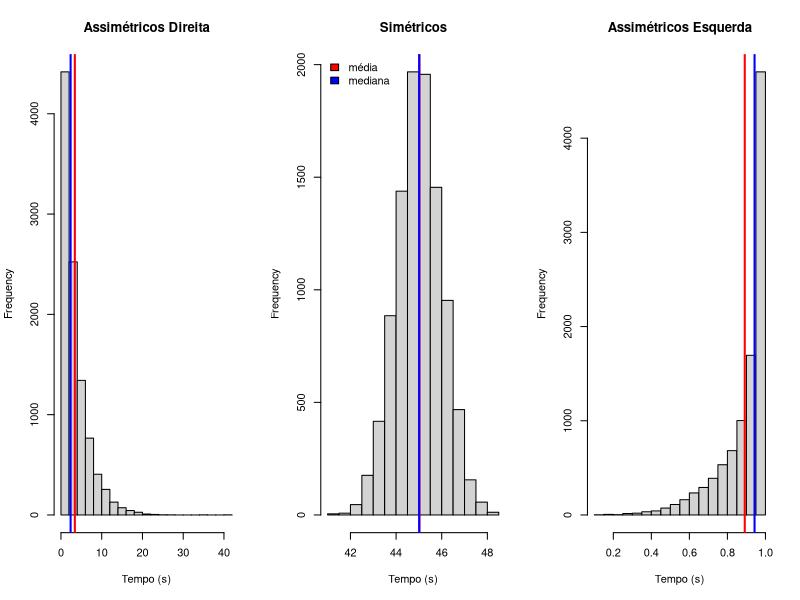

Generate this figure with R:
## ---- chunk 1
tempo.cpu = c(30,25,28,33,31)
print(paste("A média do conjunto de dados é:", mean(tempo.cpu) ) )
## ---- chunk 2
#| echo: false
require(tidyverse)
set.seed(45)
dados = runif(20,35,40) |> round()
tabela = tibble::tibble(X = sort(dados) |> unique(),
               fa = table(dados),
               fr = prop.table(fa),
               Fa = cumsum(fa),
               Fr = cumsum(fr) )
knitr::kable(tabela)
## ---- chunk 3
x = c(35,36,37,38,39,40)
fr = c(0.05,0.30,0.45,0.10,0.05,0.05)
media.ponderada = weighted.mean(x = x,w = fr)
print(paste("A média ponderada do conjunto de dados é: ", media.ponderada) )
## ---- chunk 4
x = c(7.67,5)
fr = c(2,1)
media.ponderada = weighted.mean(x = x,w = fr)
print(paste("A média ponderada do conjunto de dados é: ", media.ponderada) )
## ---- chunk 5
#| echo: false
require(tidyverse)
set.seed(3)
dados.interval = runif(50,35,50) |> round()
HIST = hist(dados.interval,plot=F)
interval = cut(dados.interval,HIST$breaks,right = T)
tabela.interval = tibble::tibble(X = sort(interval) |> unique(),
               PM = HIST$mids,          
               fa = table(interval),
               fr = prop.table(fa) |> round(2),
               Fa = cumsum(fa),
               Fr = cumsum(fr) ) |> t()
knitr::kable(tabela.interval)


## ---- chunk 6
x = c(seq(35,49,2))
fr = c(0.06,0.20,0.18,0.10,0.24,0.04,0.16,0.02)
media.ponderada = weighted.mean(x = x,w = fr)
print(paste("A média ponderada do conjunto de dados é: ", media.ponderada) )
## ---- chunk 7
ex1 = c(7, 8, 9, 10, 10, 10, 11, 12, 13, 15)
table(ex1)
## ---- chunk 8
#| echo: false
knitr::kable(tabela.interval)
## ---- chunk 9
median(c(30, 25, 28, 33, 31))
median(c(30, 25, 28, 33, 31,32))
## ---- chunk 10
#| echo: false
knitr::kable(tabela)
## ---- chunk 11
#| echo: false 
knitr::kable(tabela.interval)
## ---- chunk 12
#| echo: false
n = 10000
dados_assimetricos_direita <- rgamma(n,1,.3)
# Exemplo de dados assimétricos esquerdos
dados_assimetricos_esquerda <- rbeta(n,4,.5)
# Exemplo de dados simétricos
dados_simetricos <- rnorm(n,45,1)


# Calculando média, mediana e moda para cada conjunto de dados
media_assimetricos_direita <- mean(dados_assimetricos_direita)
mediana_assimetricos_direita <- median(dados_assimetricos_direita)


media_assimetricos_esquerda <- mean(dados_assimetricos_esquerda)
mediana_assimetricos_esquerda <- median(dados_assimetricos_esquerda)


media_simetricos <- mean(dados_simetricos)
mediana_simetricos <- median(dados_simetricos)

# Plotando as distribuições
par(mfrow=c(1,3))
hist(dados_assimetricos_direita, main="Assimétricos Direita", xlab="Tempo (s)")
abline(v=media_assimetricos_direita, col="red", lwd=2)
abline(v=mediana_assimetricos_direita, col="blue", lwd=2)

hist(dados_simetricos, main="Simétricos", xlab="Tempo (s)")
abline(v=media_simetricos, col="red", lwd=2)
abline(v=mediana_simetricos, col="blue", lwd=2)

legend("topleft",fill = c("red","blue"),legend = c("média","mediana"),bty = "n")

hist(dados_assimetricos_esquerda, main="Assimétricos Esquerda", xlab="Tempo (s)")
abline(v=media_assimetricos_esquerda, col="red", lwd=2)
abline(v=mediana_assimetricos_esquerda, col="blue", lwd=2)

